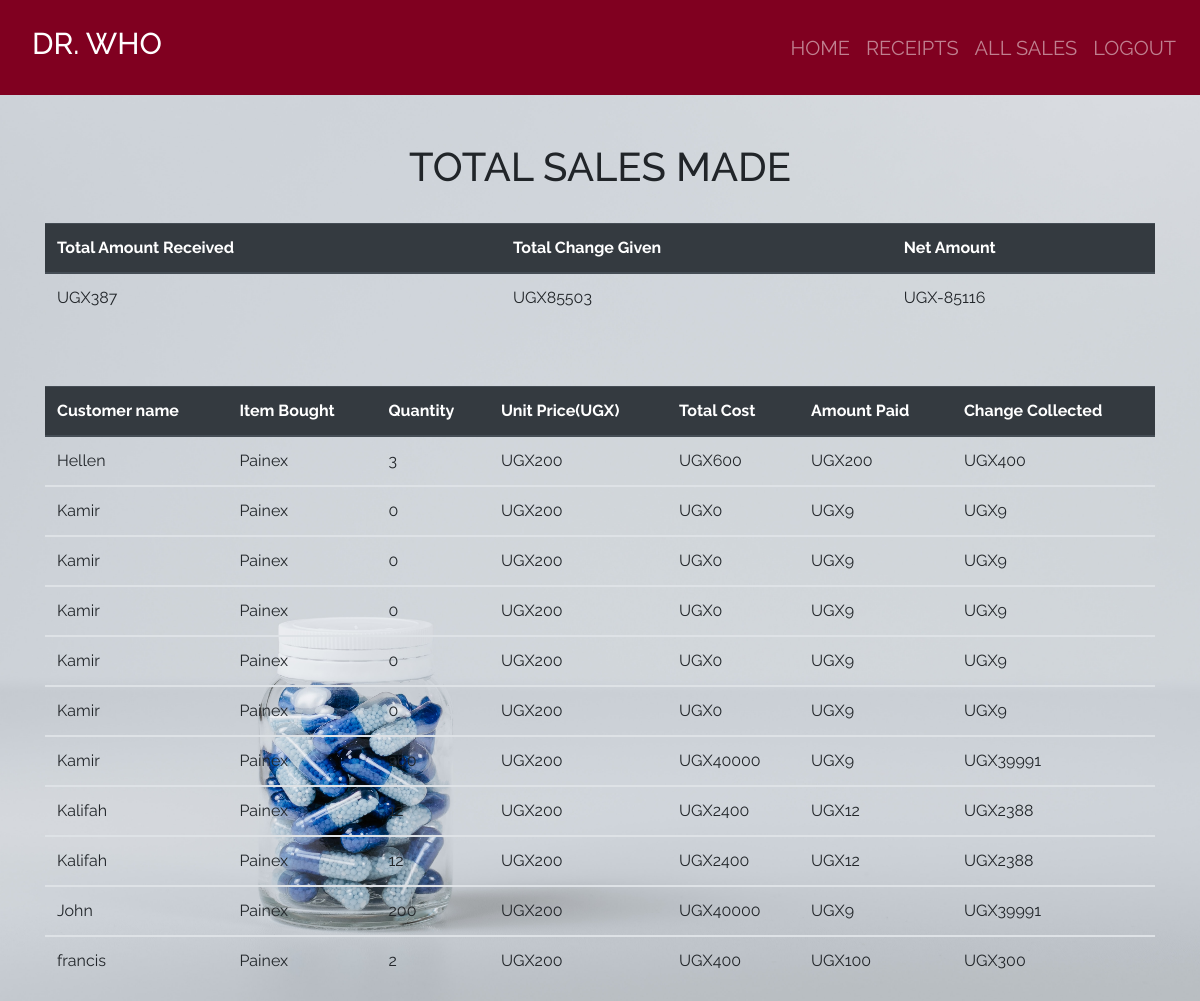
Page /all_sales (signed in) on the committed database.
### dawa/models.py (models this page shows, shortened)
class Sale(models.Model):
        item = models.ForeignKey(Product, on_delete = models.CASCADE)
        quantity = models.IntegerField(default=0, null=False, blank=True)
        amount_received = models.IntegerField(default=0, null=True, blank=True)
        issue_to = models.CharField(max_length = 50, null = True, blank = True)
        unit_price = models.IntegerField(default=0, null = False, blank = True)
        def get_total(self):
            total = self.quantity * self.unit_price
            return int(total)
        def get_change(self):
            change = self.get_total() - self.amount_received
            return abs(int(change))

class Product(models.Model):
    category_name = models.ForeignKey(Category, on_delete=models.CASCADE, null=True, blank=True)
    item_name = models.CharField(max_length = 50, null = True, blank = True)
    total_quantity = models.IntegerField(default = 0, null=True, blank = True)
    issued_quantity = models.IntegerField(default = 0, null = True, blank = True)
    recieved_quantity = models.IntegerField(default = 0, null = True, blank = True)
    unit_price = models.IntegerField(default = 0, null = True, blank = True)
    manufacture = models.CharField(max_length = 50, null = True, blank = True)
    brand = models.CharField(max_length = 50, null = True, blank = True)
    def __str__(self):
        return self.item_name

### dawa/views.py (the view)
# urls.py: path('all_sales', views.all_sales, name ='all_sales'),#handles all all_sales from the browser
@login_required
def all_sales(request):
    sales = Sale.objects.all()
    total = sum([items.amount_received for items in sales])
    change = sum([items.get_change() for items in sales])
    net = total - change
    return render(request, 'products/all_sales.html', {
        'sales':sales,
        'total': total,
        'change': change,
        'net':net
    })

### templates/products/all_sales.html
{% extends 'products/base.html'%}
{% block content %}
<br></br>
<div class = "container">
<h1 class = "text-center">TOTAL SALES MADE</h1><br>
  <table class="table">
    <thead class="thead-dark">
      <tr>
        <th scope="col">Total Amount Received</th>
        <th scope="col">Total Change Given</th>
        <th scope="col">Net Amount</th>
      </tr>
    </thead>
    <tbody>
      <tr>
        <td>UGX{{total}}</td>
        <td>UGX{{change}}</td>
        <td>UGX{{net}}</td>
      </tr>
    </tbody>
  </table>
</div>
<br></br>
<div class = "container">
  <table class="table">
    <thead class="thead-dark">
      <tr>
        <th scope="col">Customer name</th>
        <th scope="col">Item Bought</th>
        <th scope="col">Quantity</th>
        <th scope="col">Unit Price(UGX)</th>
        <th scope="col">Total Cost</th>
        <th scope="col">Amount Paid</th>
        <th scope="col">Change Collected</th>
      </tr>
    </thead>
    {% for sale in sales %}
    <tbody>
      <tr>
        <td>{{sale.issue_to }}</td>
        <td>{{sale.item | title}}</td>
        <td>{{sale.quantity}}</td>
        <td>UGX{{sale.unit_price}}</td>
        <td>UGX{{sale.get_total}}</td>
        <td>UGX{{sale.amount_received}}</td>
        <td>UGX{{sale.get_change}}</td>
      </tr>
    </tbody>
    {% endfor %}
  </table>
</div>
{% endblock%}

### templates/products/base.html (shortened to what this page needs)
{% load static%}
<!DOCTYPE html>
<html lang="en">
<head>
    <link rel="stylesheet" href="https://stackpath.bootstrapcdn.com/bootstrap/4.5.2/css/bootstrap.min.css">
    <link rel = "stylesheet" href = "{% static 'css/main.css'%}">
</head>
<body>
    <nav class="navbar navbar-expand-lg navbar-dark ">
        <a class="nav-link" href=""><h1 class="navbar-brand" style = "font-size: 25px">DR. WHO</h1></a>
        <div class="collapse navbar-collapse" id="navbarNav">
          <ul class="nav navbar-nav ml-auto">
           {% if user.is_authenticated%}
              <li class="nav-item">
                <a class="nav-link" href="{% url 'index' %}">HOME</a>
              </li>
              <li class="nav-item">
                <a class="nav-link" href="{% url 'reciept'%}">RECEIPTS</a>
              </li>
              <li class="nav-item">
                <a class="nav-link" href="{% url 'all_sales'%}">ALL SALES</a>
              </li>
              <li class="nav-item">
                <a class="nav-link" href="{% url 'logout'%}">LOGOUT</a>
              </li>
            {% endif %}
          </ul>
     </nav>
    {% block content%}
    {% endblock%}
</body>
</html>

### dawa/static/css/main.css (style rules this page uses)
html,body { position: relative; overflow-x: hidden; background: url('/static/images/img6.jpg'); width: 100% !important; height: 100vh; display: table; position: relative; background-position: center; background-attachment: scroll; -o-background-size: cover; -moz-background-size: cover; -webkit-background-size: cover; background-size: cover; background-repeat: no-repeat; }
body { background-color: hsl(0, 0%, 98%); font-family: 'raleway'; }
.navbar { background-color: #800020; }
.navbar li a { font-size: 20px; }
.navbar-brand { font-size: 30px !important; }

### rows in the picture
Sale: issue_to "Hellen", item "Painex", quantity "3", unit_price "200", get_total "600", amount_received "200", get_change "400"
Sale: issue_to "Kamir", item "Painex", quantity "0", unit_price "200", get_total "0", amount_received "9", get_change "9"
Sale: issue_to "Kamir", item "Painex", quantity "0", unit_price "200", get_total "0", amount_received "9", get_change "9"
Sale: issue_to "Kamir", item "Painex", quantity "0", unit_price "200", get_total "0", amount_received "9", get_change "9"
Sale: issue_to "Kamir", item "Painex", quantity "0", unit_price "200", get_total "0", amount_received "9", get_change "9"
Sale: issue_to "Kamir", item "Painex", quantity "0", unit_price "200", get_total "0", amount_received "9", get_change "9"
Sale: issue_to "Kamir", item "Painex", quantity "200", unit_price "200", get_total "40000", amount_received "9", get_change "39991"
Sale: issue_to "Kalifah", item "Painex", quantity "12", unit_price "200", get_total "2400", amount_received "12", get_change "2388"
Sale: issue_to "Kalifah", item "Painex", quantity "12", unit_price "200", get_total "2400", amount_received "12", get_change "2388"
Sale: issue_to "John", item "Painex", quantity "200", unit_price "200", get_total "40000", amount_received "9", get_change "39991"
Sale: issue_to "francis", item "Painex", quantity "2", unit_price "200", get_total "400", amount_received "100", get_change "300"

### other values in the picture
{{ total }} "387"
{{ change }} "85503"
{{ net }} "-85116"
